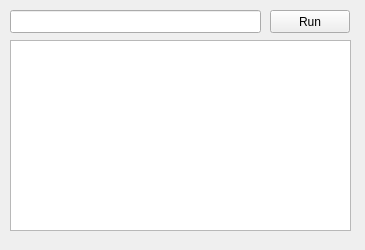
<?xml version="1.0" encoding="UTF-8"?>
<ui version="4.0">
 <class>Commander</class>
 <widget class="QMainWindow" name="Commander">
  <property name="geometry">
   <rect>
    <x>0</x>
    <y>0</y>
    <width>365</width>
    <height>250</height>
   </rect>
  </property>
  <property name="windowTitle">
   <string>Commander</string>
  </property>
  <widget class="QWidget" name="centralwidget">
   <widget class="QPushButton" name="pushButton">
    <property name="geometry">
     <rect>
      <x>270</x>
      <y>10</y>
      <width>80</width>
      <height>23</height>
     </rect>
    </property>
    <property name="text">
     <string>Run</string>
    </property>
   </widget>
   <widget class="QTextEdit" name="textEdit">
    <property name="geometry">
     <rect>
      <x>10</x>
      <y>40</y>
      <width>341</width>
      <height>191</height>
     </rect>
    </property>
    <property name="readOnly">
     <bool>true</bool>
    </property>
   </widget>
   <widget class="QLineEdit" name="lineEdit">
    <property name="geometry">
     <rect>
      <x>10</x>
      <y>10</y>
      <width>251</width>
      <height>23</height>
     </rect>
    </property>
   </widget>
  </widget>
 </widget>
 <resources/>
 <connections/>
</ui>
